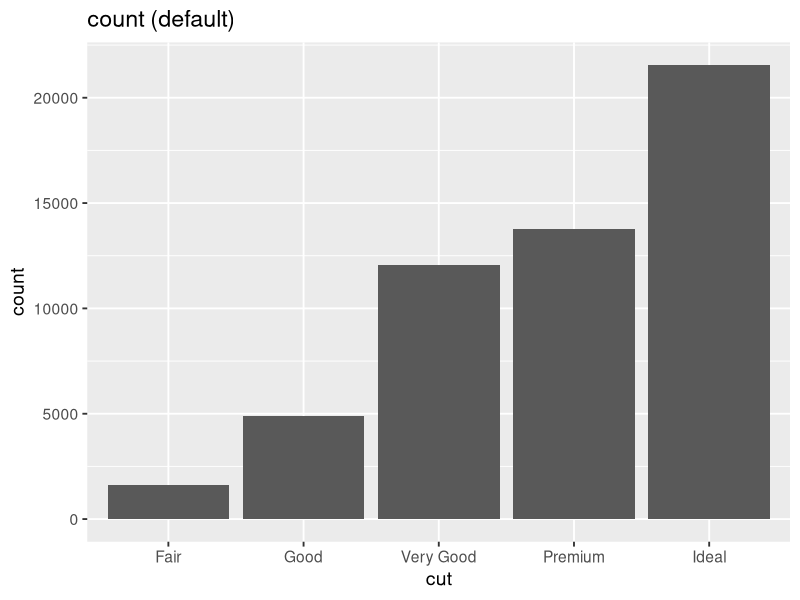
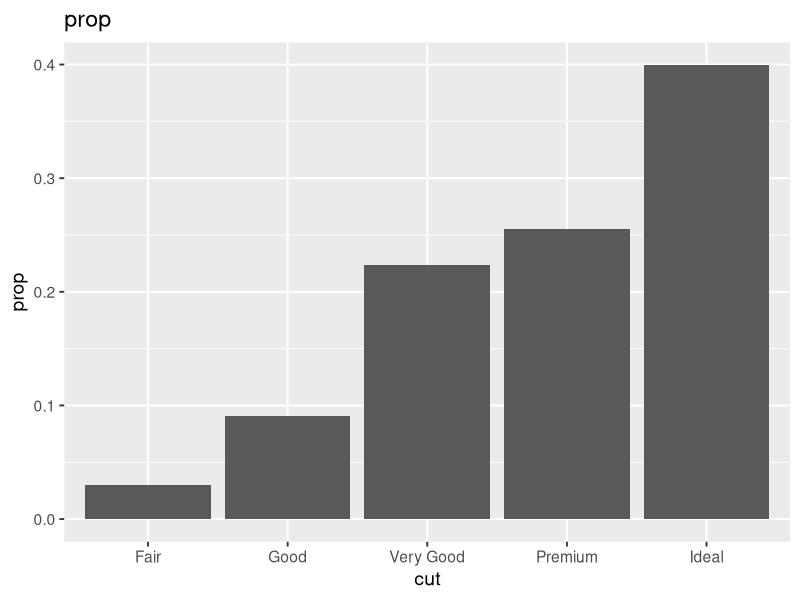
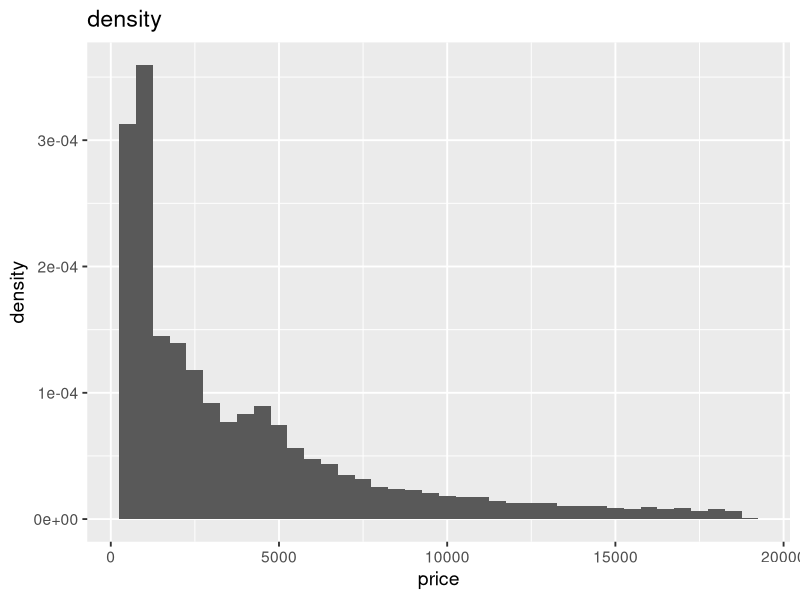
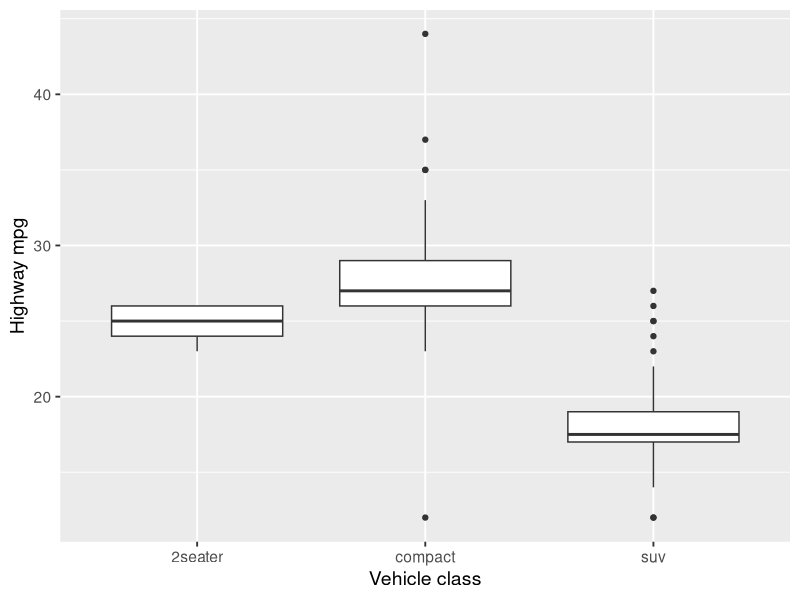
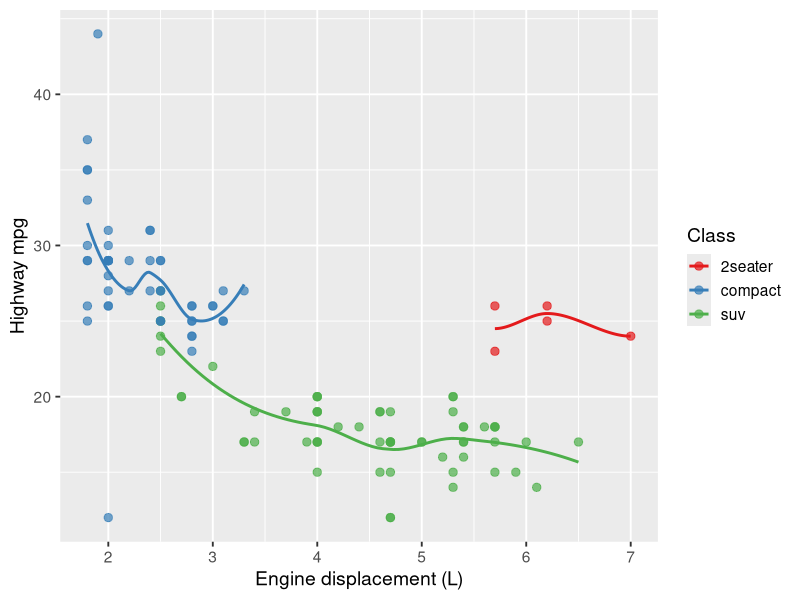

The R script that drew these images, in order:
## ---- chunk 1
#| label: setup
#| echo: false
library(tidyverse)
theme_set(theme_gray(base_size = 14))

# Scatterplot data with a deliberate outlier for the interpretation exercise
set.seed(42)
subgroup_data <- mpg |>
  filter(class %in% c("compact", "suv", "2seater")) |>
  bind_rows(tibble(
    manufacturer = "outlier", model = "outlier", displ = 2.0, hwy = 12,
    cyl = 4, trans = "auto", drv = "f", cty = 10, fl = "p",
    class = "compact", year = 2008
  ))
## ---- chunk 2
#| fig-height: 3
#| layout-ncol: 3
#| fig-width: 3.2
ggplot(diamonds, aes(x = cut)) +
  geom_bar() +
  labs(title = "count (default)")

ggplot(diamonds, aes(x = cut, y = after_stat(prop), group = 1)) +
  geom_bar() +
  labs(title = "prop")

ggplot(diamonds, aes(x = price, y = after_stat(density))) +
  geom_histogram(binwidth = 500) +
  labs(title = "density")
## ---- chunk 3
#| echo: false
#| fig-height: 3.6
ggplot(subgroup_data, aes(x = class, y = hwy)) +
  geom_boxplot() +
  labs(x = "Vehicle class", y = "Highway mpg")
## ---- chunk 4
#| echo: false
#| fig-height: 3.6
ggplot(subgroup_data, aes(x = displ, y = hwy, color = class)) +
  geom_point(size = 2.5, alpha = 0.7) +
  geom_smooth(se = FALSE, method = "loess") +
  scale_color_brewer(palette = "Set1") +
  labs(x = "Engine displacement (L)", y = "Highway mpg", color = "Class")
